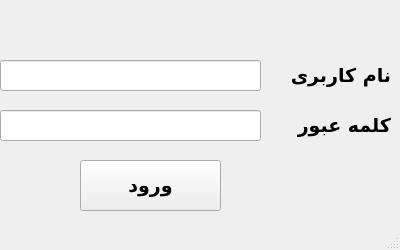
<?xml version="1.0" encoding="UTF-8"?>
<ui version="4.0">
 <class>MainWindow</class>
 <widget class="QMainWindow" name="MainWindow">
  <property name="geometry">
   <rect>
    <x>0</x>
    <y>0</y>
    <width>400</width>
    <height>250</height>
   </rect>
  </property>
  <property name="minimumSize">
   <size>
    <width>400</width>
    <height>248</height>
   </size>
  </property>
  <property name="maximumSize">
   <size>
    <width>400</width>
    <height>250</height>
   </size>
  </property>
  <property name="windowTitle">
   <string>MainWindow</string>
  </property>
  <widget class="QWidget" name="centralwidget">
   <widget class="QLabel" name="label">
    <property name="geometry">
     <rect>
      <x>230</x>
      <y>40</y>
      <width>161</width>
      <height>71</height>
     </rect>
    </property>
    <property name="font">
     <font>
      <family>B Koodak</family>
      <pointsize>14</pointsize>
      <bold>true</bold>
     </font>
    </property>
    <property name="text">
     <string>نام کاربری</string>
    </property>
   </widget>
   <widget class="QLineEdit" name="username_input">
    <property name="geometry">
     <rect>
      <x>0</x>
      <y>60</y>
      <width>261</width>
      <height>31</height>
     </rect>
    </property>
    <property name="layoutDirection">
     <enum>Qt::LayoutDirection::RightToLeft</enum>
    </property>
   </widget>
   <widget class="QLabel" name="label_2">
    <property name="geometry">
     <rect>
      <x>80</x>
      <y>90</y>
      <width>311</width>
      <height>71</height>
     </rect>
    </property>
    <property name="font">
     <font>
      <family>B Koodak</family>
      <pointsize>14</pointsize>
      <bold>true</bold>
     </font>
    </property>
    <property name="text">
     <string>کلمه عبور</string>
    </property>
   </widget>
   <widget class="QLineEdit" name="password_input">
    <property name="geometry">
     <rect>
      <x>0</x>
      <y>110</y>
      <width>261</width>
      <height>31</height>
     </rect>
    </property>
    <property name="layoutDirection">
     <enum>Qt::LayoutDirection::RightToLeft</enum>
    </property>
   </widget>
   <widget class="QPushButton" name="login_button">
    <property name="geometry">
     <rect>
      <x>80</x>
      <y>160</y>
      <width>141</width>
      <height>51</height>
     </rect>
    </property>
    <property name="font">
     <font>
      <family>B Koodak</family>
      <pointsize>14</pointsize>
      <bold>true</bold>
     </font>
    </property>
    <property name="text">
     <string>ورود</string>
    </property>
   </widget>
  </widget>
  <widget class="QMenuBar" name="menubar">
   <property name="geometry">
    <rect>
     <x>0</x>
     <y>0</y>
     <width>400</width>
     <height>33</height>
    </rect>
   </property>
  </widget>
  <widget class="QStatusBar" name="statusbar"/>
 </widget>
 <resources/>
 <connections/>
</ui>
